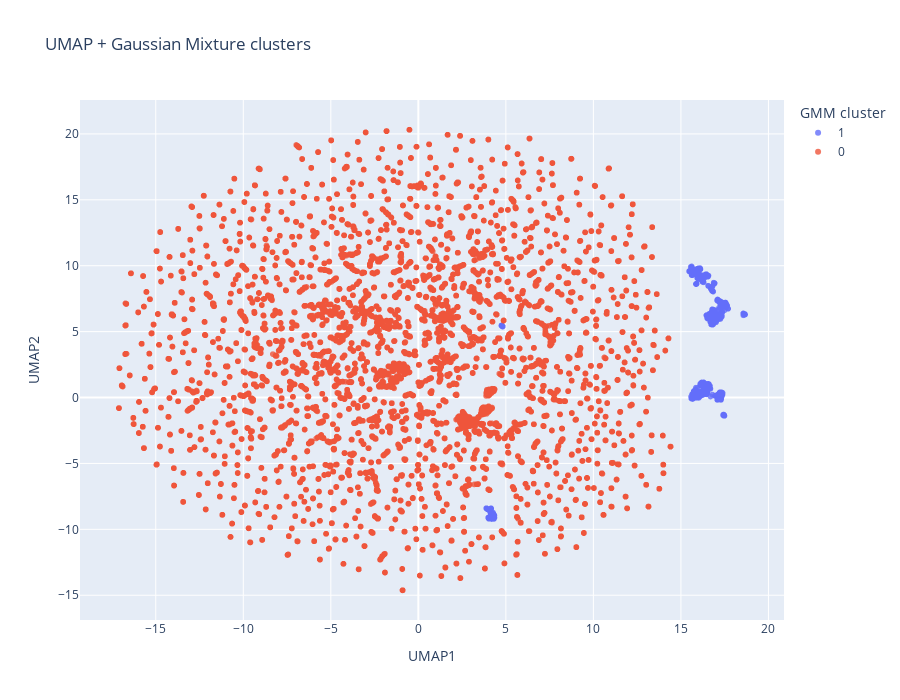

The cell this chart's notebook holds for it:
### Code cell
import plotly.express as px

df_vis = df.copy()
df_vis['UMAP1'] = X_umap[:, 0]
df_vis['UMAP2'] = X_umap[:, 1]
df_vis['gmm_cluster'] = gmm_labels.astype(str)

fig = px.scatter(
    df_vis,
    x='UMAP1',
    y='UMAP2',
    color='gmm_cluster',
    hover_data=['is_attack', 'burst_score_max', 'conn_count_10s_max', 'recent_activity_score_std', 'time_since_container_start_std', 'total_conn_from_ip_std'],
    title="UMAP + Gaussian Mixture clusters",
    width=900,
    height=700
)

fig.update_traces(marker=dict(size=6, opacity=0.8))
fig.update_layout(legend_title_text='GMM cluster')

fig.show()

### Figure 1 — Plotly figure (JSON) as saved in the notebook; plotly's stock layout.template omitted (floating-point values rounded to 4 significant figures; data arrays with more than 128 entries replaced by an {"elided": "..."} marker saying what was removed)
{"data": [{"customdata": {"elided": "2069x6 float values"}, "hovertemplate": "gmm_cluster=1<br>UMAP1=%{x}<br>UMAP2=%{y}<br>is_attack=%{customdata[0]}<br>burst_score_max=%{customdata[1]}<br>conn_count_10s_max=%{customdata[2]}<br>recent_activity_score_std=%{customdata[3]}<br>time_since_container_start_std=%{customdata[4]}<br>total_conn_from_ip_std=%{customdata[5]}<extra></extra>", "legendgroup": "1", "marker": {"color": "#636efa", "opacity": 0.8, "size": 6, "symbol": "circle"}, "mode": "markers", "name": "1", "showlegend": true, "type": "scattergl", "x": {"elided": "2069 float values"}, "xaxis": "x", "y": {"elided": "2069 float values"}, "yaxis": "y"}, {"customdata": {"elided": "21936x6 float values"}, "hovertemplate": "gmm_cluster=0<br>UMAP1=%{x}<br>UMAP2=%{y}<br>is_attack=%{customdata[0]}<br>burst_score_max=%{customdata[1]}<br>conn_count_10s_max=%{customdata[2]}<br>recent_activity_score_std=%{customdata[3]}<br>time_since_container_start_std=%{customdata[4]}<br>total_conn_from_ip_std=%{customdata[5]}<extra></extra>", "legendgroup": "0", "marker": {"color": "#EF553B", "opacity": 0.8, "size": 6, "symbol": "circle"}, "mode": "markers", "name": "0", "showlegend": true, "type": "scattergl", "x": {"elided": "21936 float values"}, "xaxis": "x", "y": {"elided": "21936 float values"}, "yaxis": "y"}], "layout": {"height": 700, "legend": {"title": {"text": "GMM cluster"}, "tracegroupgap": 0}, "title": {"text": "UMAP + Gaussian Mixture clusters"}, "width": 900, "xaxis": {"anchor": "y", "domain": [0, 1], "title": {"text": "UMAP1"}}, "yaxis": {"anchor": "x", "domain": [0, 1], "title": {"text": "UMAP2"}}}}
